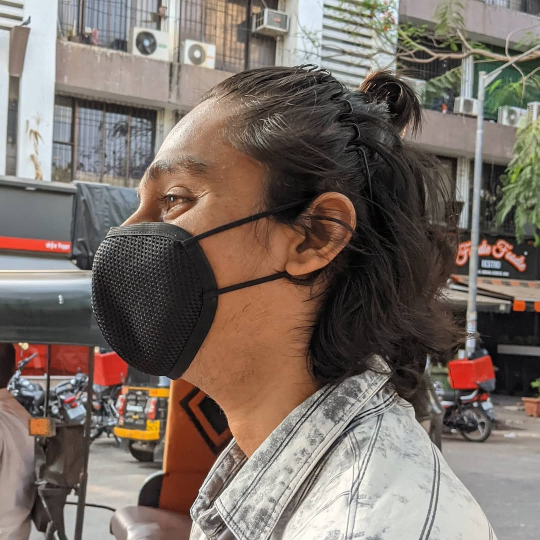
#> input picture resources/shubham.jpg, 1079 x 1080 px (shown at 1/2 size)
$ python -i normal_generator.py   (imports and definitions only)
#> lines starting #> are read from the running program, lines starting #| are printed output that depends on the picture
### app/core/cache.py
"""
Result caching system for instant preview updates.
"""
from __future__ import annotations

import hashlib
import json
import logging
import threading
from typing import Dict, Optional

import numpy as np

__all__ = ["ResultCache", "hash_image", "make_pipeline_key"]

logger = logging.getLogger("seams.cache")


class ResultCache:
    """LRU cache for processed texture results.

    Bounded by both entry count (``max_size``) and total memory
    (``max_bytes``) -- whichever limit is hit first triggers eviction.
    Results can be full-resolution float32 arrays up to the app's 8192px
    cap (~800MB each), so a count-only limit cannot prevent unbounded
    memory growth on large textures; a byte budget is required.

    Thread-safe: a single ``ResultCache`` instance (e.g. the module-level
    PBR cache) can be hit concurrently -- a background QThread recomputing
    a material map races the GUI thread exporting a not-yet-generated one.
    ``self.cache``/``self.access_order`` mutation is a check-then-act
    sequence (e.g. ``_touch``'s ``if key in access_order: ... remove(key)``)
    that is not atomic across threads under the GIL's time-sliced
    switching, so it's guarded by a lock rather than relying on individual
    dict/list operations happening to be atomic.
    """

    def __init__(self, max_size: int = 50, max_bytes: int = 2 * 1024 ** 3) -> None:
#> further down, picture is the input picture: shape (1080, 1079, 3); mean B, G, R 102.3, 110.3, 122.5
        self.cache: Dict[str, np.ndarray] = {}
        self.max_size = max_size
        self.max_bytes = max_bytes
        self.access_order: list[str] = []
        self._total_bytes = 0
        self._lock = threading.Lock()

    # [4 lines left out: function _hash_params, not called in this run]

    @staticmethod
    def _entry_bytes(value: np.ndarray) -> int:
        return value.nbytes

    def _evict_to_fit(self, key: str, incoming_bytes: int) -> None:
        """Evict oldest entries until both the count and byte budgets fit
        the incoming entry (or nothing older is left to evict).

        Caller must hold ``self._lock`` and have already confirmed
        ``key not in self.cache``.
        """
        while self.access_order and (
            len(self.cache) >= self.max_size
            or self._total_bytes + incoming_bytes > self.max_bytes
        ):
            oldest = self.access_order.pop(0)
            self._total_bytes -= self._entry_bytes(self.cache.pop(oldest))

    def _store(self, key: str, value: np.ndarray) -> None:
        """Insert or overwrite `key`. Caller must hold ``self._lock``."""
        incoming = self._entry_bytes(value)
        if key in self.cache:
            self._total_bytes -= self._entry_bytes(self.cache[key])
        else:
            self._evict_to_fit(key, incoming)
        self.cache[key] = value
        self._total_bytes += incoming
        self._touch(key)

    def _touch(self, key: str) -> None:
        """Caller must hold ``self._lock``."""
        if key in self.access_order:
            self.access_order.remove(key)
        self.access_order.append(key)

    def _get(self, key: str) -> Optional[np.ndarray]:
        """Shared get path: returns a *copy* so callers can't mutate the
        cached array, and keeps the lock held only for the dict/list
        touch, not the copy itself."""
        with self._lock:
            stored = self.cache.get(key)
            if stored is not None:
                self._touch(key)
        if stored is not None:
            return stored.copy()
        return None

    def _set(self, key: str, result: np.ndarray) -> None:
        """Shared set path: the copy happens before the lock is taken,
        since it doesn't touch any shared state."""
        value = result.copy()
        with self._lock:
            self._store(key, value)

    # [15 lines left out: functions get, set, not called in this run]

    def get_pipeline(self, key: str) -> Optional[np.ndarray]:
        """Retrieve a pipeline result by its pre-computed key (a copy)."""
        result = self._get(key)
        logger.debug("cache %s (pipe) key=%s", "HIT " if result is not None else "MISS", key[:16])
        return result

    def set_pipeline(self, key: str, result: np.ndarray) -> None:
        """Store a pipeline result by its pre-computed key (makes an internal copy)."""
        self._set(key, result)

    # [16 lines left out: functions clear, get_stats, not called in this run]


_HASH_RNG_SEED = 0x5EA415  # fixed seed: same image -> same hash every call
_HASH_N_RANDOM = 1024
# Fixed sample positions as fractions of (height, width), computed once at
# import time rather than reseeding a RandomState on every hash_image()
# call -- that reseed alone was ~85% of the function's cost (measured
# ~170us/call vs ~9us before this random sample was added), on a path
# called on every interactive live-preview tick. Scaling these fractions
# to whatever image is passed in is a handful of float multiplies.
_HASH_RANDOM_FRACS = np.random.RandomState(_HASH_RNG_SEED).random_sample(
    (2, _HASH_N_RANDOM)
).astype(np.float64)


def hash_image(image: np.ndarray) -> str:
    """Create fast hash of image for cache key.

    Combines the regular grid sample (cheap, catches most real content
    differences) with a fixed-seed random sample of up to 1024 pixels.
    The grid alone is vulnerable to aliasing: a regularly-patterned image
    (a checkerboard, a repeating grid texture) can differ everywhere
    except at exactly the sampled stride and still collide. A random
    sample has no reason to align with an unrelated image's own
    periodicity, at the same negligible cost.
    """
    h, w = image.shape[:2]
    step = max(h // 16, w // 16, 1)
    grid_sample = image[::step, ::step]

    n_random = min(_HASH_N_RANDOM, h * w)
    ys = np.minimum((_HASH_RANDOM_FRACS[0, :n_random] * h).astype(np.intp), h - 1)
    xs = np.minimum((_HASH_RANDOM_FRACS[1, :n_random] * w).astype(np.intp), w - 1)
    random_sample = image[ys, xs]
#> random_sample = 1024 rows, first 8: [169, 171, 172], [24, 38, 91], [115, 125, 135], [99, 113, 119], [191, 191, 191], [24, 26, 34], [24, 41, 162], [205, 209, 204]

    hash_data = (
        f"{image.shape}_{image.dtype}_".encode()
        + grid_sample.tobytes()
        + random_sample.tobytes()
    )
    return hashlib.md5(hash_data).hexdigest()[:8]


# [10 lines left out: function make_pipeline_key, not called in this run]

### app/core/normal_generator.py
"""
Material map generation controls - PBR Pipeline

All internal computation is float32. Final output maps are converted to
OpenCV-compatible BGR arrays at the return boundary. Normal maps retain
16-bit precision; scalar maps use 8-bit precision.
"""
from __future__ import annotations

import hashlib
import json
import logging
import math
import time
from concurrent.futures import ThreadPoolExecutor
from typing import Dict

import cv2
import numpy as np

from .cache import hash_image, ResultCache
from .assertions import assert_float32

# Params each map actually depends on, keyed by map name -- the single
# source of truth for "which maps exist" and "what does each one read".
# Keeping each list narrow is the whole point of per-channel caching: a
# cache key built from only the relevant subset means changing one
# Roughness slider only invalidates Roughness, not the other four maps
# too. height_source is shared by all of them since it changes the
# underlying grayscale field every map reads from -- added automatically
# in _channel_cache_key rather than repeated in each entry below.
_HEIGHT_SOURCE_PARAM = "height_source"
_MAP_PARAMS: Dict[str, tuple] = {
    "Displacement": ("height_contrast", "height_blur_sharp", "height_invert"),
    "Roughness": ("rough_intensity", "rough_contrast", "rough_invert"),
    "AO": ("ao_strength", "ao_mean", "ao_range", "ao_blur_sharp", "ao_invert"),
    "Normal": (
        "normal_invert_x", "normal_invert_y", "normal_min_z", "normal_scale",
        "normal_filter", "normal_wrap", "normal_invert_height", "normal_format",
    ),
    "Opacity": ("alpha_threshold", "alpha_softness"),
}
_ALL_MAPS = tuple(_MAP_PARAMS)

# Each image+params combination now occupies up to len(_ALL_MAPS) cache
# slots instead of 1 (one entry per channel, not one entry per whole PBR
# dict), so max_size is scaled to match -- otherwise the cache would only
# hold ~1/5th as many distinct images as before per-channel caching.
_pbr_cache = ResultCache(max_size=30 * len(_ALL_MAPS))


def _channel_cache_key(img_hash: str, map_name: str, params: dict, relevant: tuple) -> str:
    sub = {k: params.get(k) for k in relevant}
    sub[_HEIGHT_SOURCE_PARAM] = params.get(_HEIGHT_SOURCE_PARAM, "average_rgb")
    param_str = json.dumps(sub, sort_keys=True, default=str)
    param_hash = hashlib.md5(param_str.encode()).hexdigest()
    return f"pbrchan_{map_name}_{img_hash}_{param_hash}"
_PBR_EXECUTOR = ThreadPoolExecutor(max_workers=4, thread_name_prefix="seams-pbr")

logger = logging.getLogger("seams.pbr")


def _gray_to_bgr_u8(channel: np.ndarray, alpha: np.ndarray | None = None) -> np.ndarray:
    """Convert a float32 [0,1] single-channel map to uint8 BGR (H,W,3) or BGRA (H,W,4)."""
    bgr = cv2.cvtColor(
        np.clip(channel * 255.0, 0, 255).astype(np.uint8),
        cv2.COLOR_GRAY2BGR,
    )
    if alpha is not None:
        a_u8 = np.clip(alpha * 255.0, 0, 255).astype(np.uint8)
        return np.dstack([bgr, a_u8])
    return bgr


def _linear_contrast(src: np.ndarray, contrast: float) -> np.ndarray:
    """Linear contrast adjustment, pivoted around mid-gray — the exact
    formula used by the NormalMap-Online reference Displacement shader:
    ``factor = (contrast + 1) / (1 - contrast)``. contrast in [-1, 1)."""
    contrast = float(np.clip(contrast, -1.0, 0.999))
    factor = (contrast + 1.0) / (1.0 - contrast)
    return factor * (src - 0.5) + 0.5


def _apply_blur_sharp(field: np.ndarray, blur_sharp: float) -> np.ndarray:
    """Gaussian-blur (negative) or unsharp-mask sharpen (positive) a [0,1]
    field, matching the NormalMap-Online reference's Blur/Sharp control
    (range [-32, 32]) shared by the AO and Displacement panels."""
    if not blur_sharp:
        return field
    sigma = 0.4 + abs(blur_sharp) * 0.12
    blurred = cv2.GaussianBlur(field, (0, 0), sigmaX=sigma)
    if blur_sharp > 0:
        amount = min(abs(blur_sharp) / 32.0, 1.0) * 1.5
        return field + (field - blurred) * amount
    return blurred


# [110 lines left out: functions _get_nvtt_sobel_kernel, _compute_nvtt_slopes, not called in this run]


def _compute_four_sample_slopes(h_map: np.ndarray, wrap: bool) -> tuple[np.ndarray, np.ndarray]:
    """Compute NVTT-style centered four-sample derivatives."""
    if wrap:
        left = np.roll(h_map, 1, axis=1)
        right = np.roll(h_map, -1, axis=1)
        up = np.roll(h_map, 1, axis=0)
        down = np.roll(h_map, -1, axis=0)
    else:
        padded = cv2.copyMakeBorder(h_map, 1, 1, 1, 1, cv2.BORDER_REPLICATE)
        left = padded[1:-1, :-2]
        right = padded[1:-1, 2:]
        up = padded[:-2, 1:-1]
        down = padded[2:, 1:-1]
    return (right - left) * 0.5, (down - up) * 0.5


def _compute_displacement(gray: np.ndarray, params: dict) -> np.ndarray:
    """Compute displacement map (float32 [0,1]).

    Matches the NormalMap-Online reference Displacement panel exactly
    (cpetry.github.io/NormalMap-Online): Contrast is the shader's
    linear-contrast formula (range [-1, 1], default -0.5); Blur/Sharp
    (range [-32, 32]) blurs the result when negative or unsharp-mask
    sharpens it when positive; Invert flips the result.
    """
    contrast = params.get("height_contrast", -0.5)
    blur_sharp = params.get("height_blur_sharp", 0.0)

    displacement = _linear_contrast(gray, contrast)

    if params.get("height_invert"):
        displacement = 1.0 - displacement

    displacement = np.clip(displacement, 0.0, 1.0)
    displacement = _apply_blur_sharp(displacement, blur_sharp)

    return np.clip(displacement, 0.0, 1.0).astype(np.float32, copy=False)


def _compute_roughness(gray: np.ndarray, params: dict) -> np.ndarray:
    """Compute roughness map (float32 [0,1])."""
    ri = params.get("rough_intensity", 0.5)
    rc = params.get("rough_contrast", 0.0)
    rough = gray.copy()
    if params.get("rough_invert"):
        rough = 1.0 - rough
    rough = np.clip(0.5 + (rough - 0.5) * (1.0 + rc * 2.0), 0, 1)
    return np.clip(rough * (ri * 2.0), 0, 1)


def _compute_normal(h_map: np.ndarray, params: dict,
                    alpha: np.ndarray | None = None) -> np.ndarray:
    """Compute a tileable, slope-space 16-bit tangent-space normal map.

    Normal generation uses the same important property as production texture
    tools: derivatives are converted to slopes first, then the resulting
    vector is normalized.  The previous implementation multiplied a large
    Sobel response by a second fixed Z scale, which saturated the X/Y channels
    and produced the blurred, neon-looking result seen in the UI.
    """
    invert_x = params.get("normal_invert_x", False)
    invert_y = params.get("normal_invert_y", False)
    min_z = params.get("normal_min_z", 0.0)
    scale = float(np.clip(params.get("normal_scale", 4.266), 0.1, 8.0))
    filter_type = str(params.get("normal_filter", "4_sample")).lower()
    wrap = bool(params.get("normal_wrap", True))

    # Invert height if requested
    normal_height = 1.0 - h_map if params.get("normal_invert_height") else h_map
    h_map_detail = np.clip(normal_height, 0.0, 1.0)

    # Match the filter choices exposed by NVIDIA Texture Tools.  dUdV uses
    # the same four-sample derivative field, retained as its own mode for
    # workflows that use derivative-map terminology.
    if filter_type in {"4_sample", "4 sample", "dudv", "du/dv"}:
        gx_total, gy_total = _compute_four_sample_slopes(h_map_detail, wrap)
    else:
        gx_total, gy_total = _compute_nvtt_slopes(h_map_detail, filter_type, wrap)
    gx_total *= scale
    gy_total *= scale

    if invert_x:
        gx_total = -gx_total
    if invert_y:
        gy_total = -gy_total

    # Format fallback (DirectX inverts Y)
    if params.get("normal_format") == "directx":
        gy_total = -gy_total

    # Tangent-space normal from the slopes.  A quarter-height Z basis keeps
    # real texture detail visible at normal-map resolutions while avoiding
    # the old path's X/Y saturation.  A flat field is still exactly (0, 0, 1).
    nz_basis = 0.25
    mag = np.sqrt(gx_total * gx_total + gy_total * gy_total + nz_basis * nz_basis)
    nx = -gx_total / mag
    ny = -gy_total / mag
    nz = nz_basis / mag

    # Enforce true minimum Z while maintaining unit length
    if min_z > 0.0:
        min_z = float(np.clip(min_z, 0.0, 1.0))
        mask = nz < min_z
        xy_length = np.sqrt(nx * nx + ny * ny)
        target_xy = math.sqrt(max(0.0, 1.0 - min_z * min_z))
        xy_scale = target_xy / np.maximum(xy_length, 1e-8)
        nx = np.where(mask, nx * xy_scale, nx)
        ny = np.where(mask, ny * xy_scale, ny)
        nz = np.where(mask, min_z, nz)

    # Pack to display format (B=Z, G=Y, R=X) mapped to [0..1]
    normal_f = np.stack([
        nz * 0.5 + 0.5,
        ny * 0.5 + 0.5,
        nx * 0.5 + 0.5,
    ], axis=-1)

    # Return 16-bit array (BGR or BGRA) for high fidelity
    normal_u16 = np.clip(normal_f * 65535.0, 0, 65535).astype(np.uint16)
    if alpha is not None:
        a_u16 = np.clip(alpha * 65535.0, 0, 65535).astype(np.uint16)
        return np.dstack([normal_u16, a_u16])
    return normal_u16


def _compute_ao(gray: np.ndarray, params: dict) -> np.ndarray:
    """Compute AO map (float32 [0,1]).

    Matches the NormalMap-Online reference AO panel exactly
    (cpetry.github.io/NormalMap-Online): pixels within "Range" of "Mean"
    height stay lit; pixels further away darken toward "Strength".
    Blur/Sharp (range [-32, 32]) blurs the result when negative or
    unsharp-mask sharpens it when positive; Invert flips the result.
    Operates on the raw height field, independent of the
    Displacement/Normal outputs, so it always reflects the current source.
    """
    strength = params.get("ao_strength", 0.5)
    mean = params.get("ao_mean", 1.0)
    ao_range = max(params.get("ao_range", 1.0), 1e-4)  # avoid div-by-zero
    blur_sharp = params.get("ao_blur_sharp", 0.0)
    invert = params.get("ao_invert", False)

    perc_dist_to_mean = (ao_range - np.abs(gray - mean)) / ao_range
    result = np.where(perc_dist_to_mean > 0.0, np.sqrt(np.clip(perc_dist_to_mean, 0.0, None)), 0.0)
    result = result + (1.0 - result) * (1.0 - strength)

    result = _apply_blur_sharp(result, blur_sharp)

    if invert:
        result = 1.0 - result
    return np.clip(result, 0.0, 1.0).astype(np.float32, copy=False)


class NormalGenerator:
    @staticmethod
    def process(image, use_cache: bool = True, **params) -> Dict[str, np.ndarray]:
        """Process and return PBR maps with parallel generation.

        Independent maps (height and roughness) run concurrently
        in a ThreadPoolExecutor.  Normal and AO depend on the height map
        and run in a second parallel batch.

        Args:
            image: Input image (BGR or BGRA numpy array, float32 or uint8).
            use_cache: If True, check/store results in PBR cache.
            **params: PBR slider values from MaterialControlPanel.

        Returns:
            Dict mapping map name to BGR/BGRA numpy arrays. Normal is uint16;
            scalar maps are uint8.
        """
        t_total = time.perf_counter()

        # Per-channel cache lookup: each map is keyed on only the params it
        # actually reads (_MAP_PARAMS above), so tweaking one Roughness
        # slider can't invalidate Normal/AO/Displacement/Opacity too. If
        # every map is already cached for this image+params combination
        # (e.g. just switching the active tab), this returns without ever
        # touching the grayscale/alpha extraction below.
        keys = {}
        if use_cache:
            img_hash = hash_image(image)
#> img_hash = '301e976c'
            keys = {
                name: _channel_cache_key(img_hash, name, params, relevant)
                for name, relevant in _MAP_PARAMS.items()
            }
#> keys = 5 items
            result: Dict[str, np.ndarray] = {}
            for name, key in keys.items():
                cached = _pbr_cache.get_pipeline(key)
                if cached is not None:
                    result[name] = cached
#> this loop made 5 passes
#> name on passes 1 to 5: 'Displacement', 'Roughness', 'AO', 'Normal', 'Opacity'
#> after the loop, result = 0 items
            if len(result) == len(_ALL_MAPS):
                logger.debug("PBR cache HIT (all channels)")
                return result
        else:
            result = {}

        needed = {name for name in _ALL_MAPS if name not in result}
#> needed = 5 items
        logger.debug("PBR cache: %d/%d channels hit, computing %s",
                      len(_ALL_MAPS) - len(needed), len(_ALL_MAPS), sorted(needed))

        # Parse float32 grayscale [0,1] based on Height Source.
        # .astype(np.float32) always copies (even when the dtype already
        # matches -- copy=True is the default), so the /= below can never
        # mutate the caller's array. It used to skip that copy whenever the
        # input was already float32, and then divide in place: any caller
        # that didn't separately defend with its own .copy() (as
        # MaterialMapThread.run() does, but _material_channel_image()'s
        # on-demand-generation path did not) got its live image silently
        # divided by 255 -- e.g. switching to a not-yet-generated material
        # tab corrupted the shared Base Color / processed image in place.
        if image.dtype == np.uint16:
            image = image.astype(np.float32) / 65535.0
        else:
            image = image.astype(np.float32)
            if image.size and float(np.nanmax(image)) > 1.0:
                image /= 255.0
        image = np.nan_to_num(image, nan=0.0, posinf=1.0, neginf=0.0)
        image = np.clip(image, 0.0, 1.0)

        alpha_channel = None
        if image.ndim == 3:
            if image.shape[-1] == 4:
                alpha_channel = image[..., 3].copy()
            height_source = params.get("height_source", "average_rgb")
            if height_source == "red":
                gray = image[..., 2].copy()
            elif height_source == "green":
                gray = image[..., 1].copy()
            elif height_source == "blue":
                gray = image[..., 0].copy()
            elif height_source == "luminance":
                gray = (image[..., 0] * 0.0722 + image[..., 1] * 0.7152 + image[..., 2] * 0.2126)
            elif height_source == "max_rgb":
                gray = np.max(image[..., :3], axis=-1)
            elif height_source == "alpha_channel" and alpha_channel is not None:
                gray = alpha_channel.copy()
            else: # average_rgb
                gray = np.mean(image[..., :3], axis=-1)
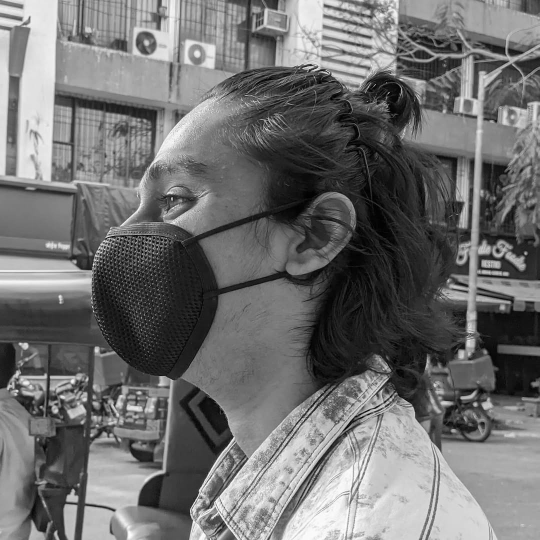
#> gray: shape (1080, 1079) float32 (shown at 1/2 size); min 0, max 1, mean 0.438
        else:
            gray = image.copy()
        gray = gray.astype(np.float32)

        # ── Phase 1: parallel independent maps ──────────────────────
        # Displacement, Roughness and AO each depend only on the height-
        # source grayscale, not on one another, so they can run concurrently.
        # Only the ones actually missing from the per-channel cache are
        # submitted -- a Roughness-only slider change no longer pays to
        # recompute Displacement and AO too.
        t1 = time.perf_counter()
        futures = {}
        if "Displacement" in needed:
            futures["Displacement"] = _PBR_EXECUTOR.submit(_compute_displacement, gray, params)
        if "Roughness" in needed:
            futures["Roughness"] = _PBR_EXECUTOR.submit(_compute_roughness, gray, params)
        if "AO" in needed:
            futures["AO"] = _PBR_EXECUTOR.submit(_compute_ao, gray, params)

        scalar_fields = {name: fut.result() for name, fut in futures.items()}
#> scalar_fields = 3 items

        phase1_ms = (time.perf_counter() - t1) * 1000.0
        if futures:
            logger.debug("PBR phase 1 (parallel): %.1f ms (%s)", phase1_ms, sorted(futures))

        # ── Phase 2: normal ──────────────────────────────────────────
        # Normals should describe the source height field directly.  Using
        # the separately stylized displacement map here compounds blur and
        # gradient detail, which is the main cause of soft, oversaturated
        # normals.  Displacement remains available as its own output map.
        t2 = time.perf_counter()
        if "Normal" in needed:
            result["Normal"] = _compute_normal(gray, params, alpha=alpha_channel)
#> in _compute_normal, `gx_total, gy_total = _compute_four_sample_slopes(h_map_detail, wrap)`:
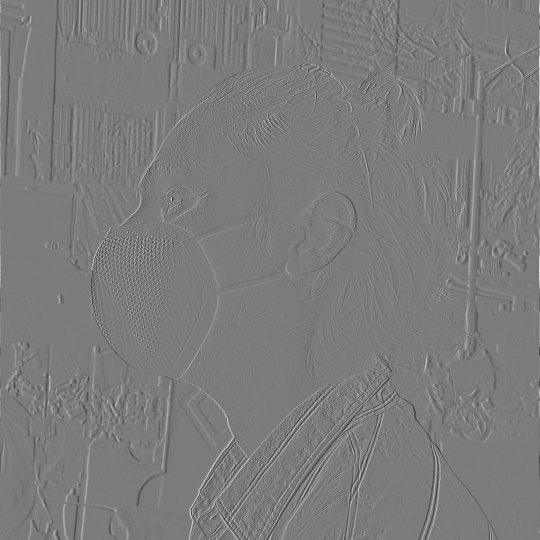
#> gx_total: shape (1080, 1079) float32 (shown at 1/2 size); min -0.421, max 0.445, mean 5.91e-12; drawn with min black and max white
#> in _compute_normal, `gx_total, gy_total = _compute_four_sample_slopes(h_map_detail, wrap)`:
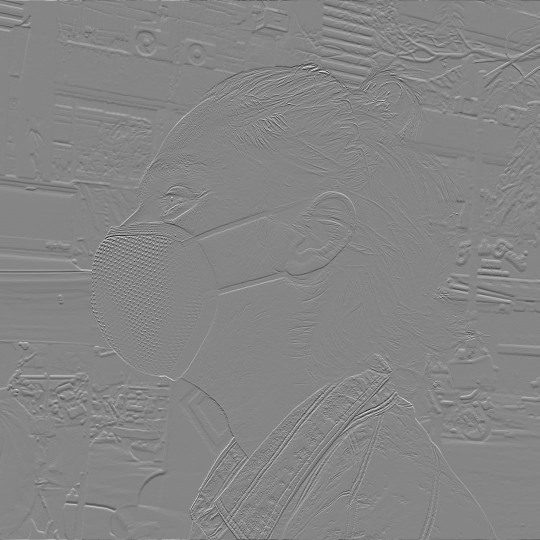
#> gy_total: shape (1080, 1079) float32 (shown at 1/2 size); min -0.476, max 0.433, mean -2.29e-11; drawn with min black and max white
#> (the rest of the program and of its run is left out)
